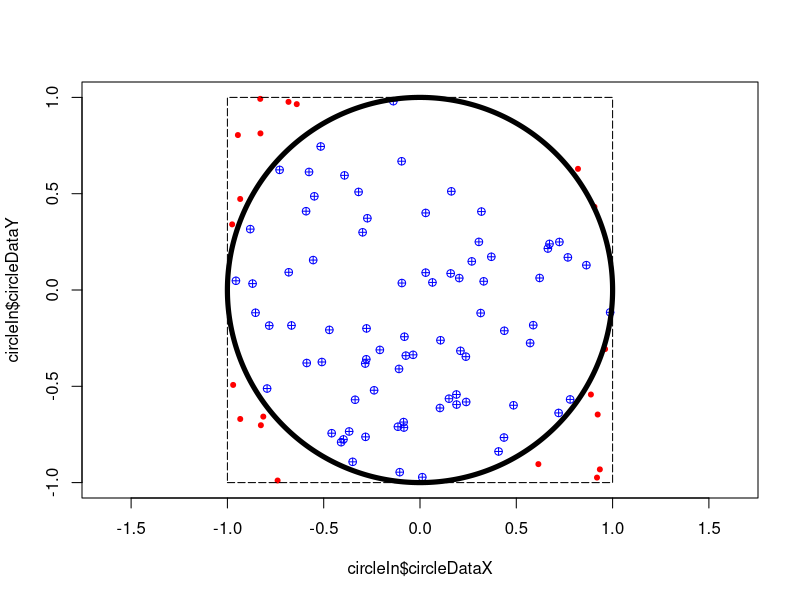

This figure's R source:
## ---- chunk 1

# prime.sieve
# A function to generate all prime numbers up to a user entered value
#
# Input : User entered integer, default entry is 100
#
# Output : A list of prime numbers up to the user entered number
#
prime.sieve <- function (n=100) {
  
  # Generate a list of all integers between 2 and the user enterend number n
  # 1 is not a prime number
  primeList <- seq(2, n)
  
  # Iterate over the list, cross out all prime number multiple up to n
  # test all multiples, go up to a n/i factor
  for (i in seq(2,sqrt(n))) {
    for (j in seq(2, n/i )) {
      
      # when multiple being tested is numericall bigger than the user entered number
      # skip over to the next
      if (i*j > n) 
        break
      
      # Only cross out multiples of numbers that are not yet crossed out
      if (is.element(i*j, primeList))
        primeList <- primeList[which(primeList != i*j)]
      
    }   
  }
  
  # Once complete, return the list of prime numbers
  return(primeList)
}
## ---- chunk 2

# add libraries to be able to plot
library(plotrix)

# Pi is a well known value
pi = 3.14159

# Monte Carlo simulation to calculate Pi
# A function to generate an approximation for Pi
#
# Input : User entered number of (x,y) coordinates, default entry is 100
#
# Output : An estimate of the value of Pi
#
#pi.estimate <- function (n=100) {
    n=100
    set.seed(1212)

    # Generate x anf y coordinates in the range -1 to 1
    circleDataX <- runif(n, min=-1, max=1)
    circleDataY <- runif(n, min=-1, max=1)
    
    # add a flag to record whether a point is inside the circle (TRUE) or outside the circle (FALSE)
    inOrOut <- logical(n)

    # Create a data frame to maintain all the data
    circleDataFrame <- data.frame(circleDataX, circleDataY, inOrOut)

    # Sort the coordinates as to whether they are inside or on the circle or whether they are outside
    circleDataFrame$inOrOut <- ifelse(((circleDataFrame$circleDataX ^ 2) + (circleDataFrame$circleDataY ^ 2) <= 1), TRUE, FALSE)

    # to make processing easier, subset the data frame into two
    # one for points that lie inside or on the circle
    # one for points that lie outside the circle
    circleIn <- subset(circleDataFrame, circleDataFrame$inOrOut == TRUE)
    circleOut <- subset(circleDataFrame, circleDataFrame$inOrOut == FALSE)

    # Plot infrastucture
    plot.new()
    frame()

    # Plot the inside points in Blue
    # Polt the outside points in Red
    #plot(circleDataX,circleDataY,asp=1,xlim=c(-1,1),ylim=c(-1,1))
    plot(circleIn$circleDataX,circleIn$circleDataY,asp=1,xlim=c(-1,1),ylim=c(-1,1), pch = 10, col = "blue")
    points(circleOut$circleDataX, circleOut$circleDataY, pch = 20, col = "red")

    # Draw the circle
    draw.circle(0,0,1,nv=1000,border=NULL,col=NA,lty=1,lwd=5)

    # Draw the square 
    rect(-1,-1,1,1, lty=5)

    # For convenience, compute the area of the square ( -1 to 1 side is of length 2)
    areaOfSquare <- 2 * 2

    # Formula for Pi estimation
    computedPi <- areaOfSquare * (nrow(circleIn) / n)
    
    # return the computed Pi value
    return(computedPi)
#}
## ---- chunk 3
## Homework 4, Bonus Question Part 2 : Implement Equation 2 and do the Numerical procedure 1000 times and calculate the variance estimate

# Function variance.estimate implements Equation 2
variance.estimate <- function (n=100) {

    #
    # DO NOT USE A SEED, to allow results to vary
    #
  
    # Generate x and y coordinates in the range -1 to 1
    circleDataX <- runif(n, min=-1, max=1)
    circleDataY <- runif(n, min=-1, max=1)
    
    # add a flag to record whether a point is inside the circle (TRUE) or outside the circle (FALSE)
    inOrOut <- logical(n)

    # Create a data frame to maintain all the data
    circleDataFrame <- data.frame(circleDataX, circleDataY, inOrOut)

    # Sort the coordinates as to whether they are inside or on the circle or whether they are outside
    circleDataFrame$inOrOut <- ifelse(((circleDataFrame$circleDataX ^ 2) + (circleDataFrame$circleDataY ^ 2) <= 1), TRUE, FALSE)

    # to make processing easier, subset the data frame into two
    # one for points that lie inside or on the circle
    # one for points that lie outside the circle
    circleIn <- subset(circleDataFrame, circleDataFrame$inOrOut == TRUE)
    circleOut <- subset(circleDataFrame, circleDataFrame$inOrOut == FALSE)

    # Compute the Varianec Estimate by computing C-i/C-total
    varianceEstimate <- (((nrow(circleIn)/nrow(circleDataFrame))*(1-(nrow(circleIn)/nrow(circleDataFrame)))) * 1/16)
    
    # Return the variance estimate
    return(varianceEstimate)
    
}

# We are asked to do a 1000 iterations
# Vary the total number of plotted points randomly between 1000 and 10000
# compute the variance using equation 2 above

# Initialize 1000 entry vectors to hold data and results
varianceEstimate <- integer(1000)

# With each of 1000 tests, the number of plotted points is going to be changed. Keep track of total.
totalPoints <- integer(1000)

# Loop 1000 times over the variance.estimate() function
# start with count of 0
trials <- 1

#
# Main routine to collect 1000 variance estimates
#
while (trials <= 1000) {
  # Vary the total number of plotted points randomly between 1000 and 10000
  # One random integer between 1000 and 10000 is returned, save it 
  totalPoints[trials] <- sample(1000:10000, 1)
  
  # Compute the variance estimate
  varianceEstimate[trials] <- (variance.estimate(totalPoints[trials]))
  
  #Increment iterations, need to stop at 1000
  trials <- trials + 1
}
